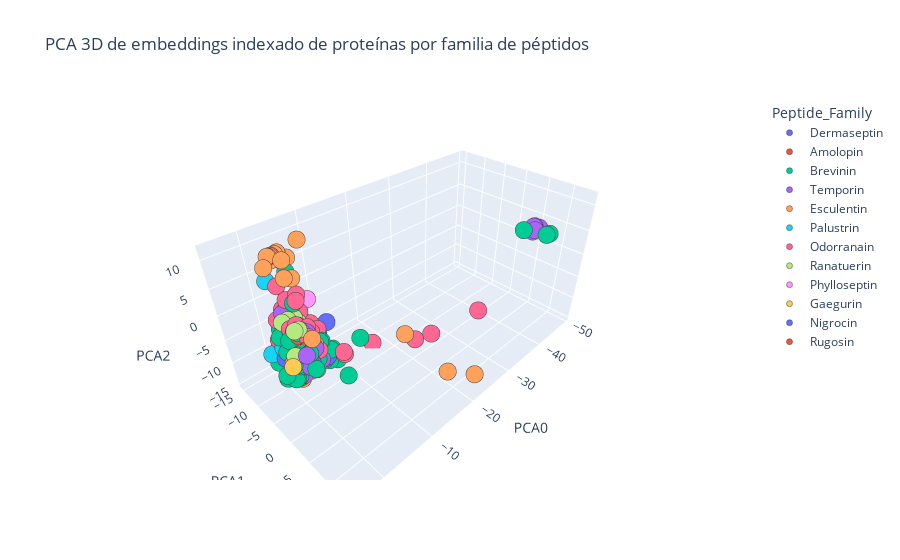

Notebook code for this chart:
### Code cell
df_plot = pd.DataFrame({
    "PC1": embedding_pca[:, 0],
    "PC2": embedding_pca[:, 1],
    "PC3": embedding_pca[:, 2],
    "Peptide_Family": df_csv_bio['Peptide_Family'].to_list(),
    "Family": df_csv_bio['Species Family'].to_list(),
    "seq_id": df_csv_bio.get('seq_id', [f"Seq{i+1}" for i in range(len(embedding_pca))]),
    "sequence_20": df_csv_bio.get('sequence_20', None)
})

fig = px.scatter_3d(
    df_plot,
    x="PC1",
    y="PC2",
    z="PC3",
    color="Peptide_Family",
    hover_name="seq_id",
    hover_data={"sequence_20": True, "Family": True, "PC1": False, "PC2": False, "PC3": False},
    title="PCA 3D de embeddings indexado de proteínas por familia de péptidos",
    labels={"PC1": "PCA0", "PC2": "PCA1", "PC3": "PCA2"},
)

fig.update_traces(marker=dict(size=6, line=dict(width=0.5)), selector=dict(mode='markers'))
fig.show()

### Figure 1 — Plotly figure (JSON) as saved in the notebook; plotly's stock layout.template omitted (floating-point values rounded to 4 significant figures; data arrays with more than 128 entries replaced by an {"elided": "..."} marker saying what was removed)
{"data": [{"customdata": [["MAFLKKSLLLVLFLGLVSLS", "AGALYCHNIS"], ["MAFLKKSLLLVLFLALVPLS", "AGALYCHNIS"], ["MAFLKKSLLLVLFLGLVSLS", "AGALYCHNIS"], ["MAFLKKSLLLVLFLGLVSLS", "AGALYCHNIS"], ["MAFLKKSLFLVLFLALVPLS", "PHYLLOMEDUSA"], ["MAFLKKSLFLVLFFGLVSFS", "PHYLLOMEDUSA"], ["MAFLKKSLFLVLFLGMVSLS", "PHYLLOMEDUSA"], ["MAFLKKSLFLVLFLGLVSLS", "ATYPICAL"], ["MAFLKKSLFLVLFLGLISLS", "PHYLLOMEDUSA"], ["MDILKKSLFLVLFLGLVSLS", "PHYLLOMEDUSA"], ["MAFLKKSLFLVLFLGLVSLT", "PHYLLOMEDUSA"], ["MDILKKSIFLVLFLGLVSLS", "PHYLLOMEDUSA"], ["MAFLKKSLFLVLFLGVVSLS", "PHYLLOMEDUSA"], ["MAFMKKSLFLVLFLGMVSLS", "PITHECOPUS"], ["MAFLKKSLFLVLFLGMVSLS", "PITHECOPUS"], ["MDILKKSLFLILFLGVVSLS", "PITHECOPUS"], ["MAFLKKSLFLVLFLGLVSLS", "PITHECOPUS"]], "hovertemplate": "<b>%{hovertext}</b><br><br>Peptide_Family=Dermaseptin<br>sequence_20=%{customdata[0]}<br>Family=%{customdata[1]}<extra></extra>", "hovertext": ["Seq1", "Seq2", "Seq3", "Seq4", "Seq1166", "Seq1171", "Seq1172", "Seq1173", "Seq1176", "Seq1177", "Seq1178", "Seq1179", "Seq1182", "Seq1184", "Seq1185", "Seq1186", "Seq1188"], "legendgroup": "Dermaseptin", "marker": {"color": "#636efa", "line": {"width": 0.5}, "size": 6, "symbol": "circle"}, "mode": "markers", "name": "Dermaseptin", "scene": "scene", "showlegend": true, "type": "scatter3d", "x": [-6.891, -6.393, -6.891, -6.891, -7.278, -6.161, -7.6, -7.776, -7.367, -6.288, -7.743, -6.65, -6.369, -7.388, -7.6, -4.412, -7.776], "y": [-11.59, -11.09, -11.59, -11.59, -11.27, -12.26, -11.09, -11.76, -7.366, -11.56, -11.77, -11.47, -6.345, -11.14, -11.09, -5.317, -11.76], "z": [-8.328, -8.5, -8.328, -8.328, -8.689, -9.279, -8.56, -8.517, -3.855, -7.27, -8.38, -7.242, -8.859, -8.606, -8.56, -4.804, -8.517]}, {"customdata": [["MFTSKKPLLLLFFLGTISLS", "AMOLOPS"], ["MFTLKKSLLLLFFLGMISLS", "AMOLOPS"], ["MFTLKKSLLLLFFLGMISLS", "AMOLOPS"], ["MFTSKKPLLLLFFLGMISLS", "AMOLOPS"], ["MFTLKKPLLLLFFLGMISLS", "AMOLOPS"], ["MFTMKKSLLLLFFLGTISLS", "AMOLOPS"], ["MFTLKKSLLLLFFLATINLS", "AMOLOPS"], ["MFTLKKSLLLLFFLGTINLS", "AMOLOPS"], ["MFTLKKSMLLLFFLGTINLS", "AMOLOPS"], ["MFTLKKSLLLLFFLGTINLS", "AMOLOPS"], ["MFTLKKSMLLLFFLGTINLS", "AMOLOPS"], ["MFTLKKSMLLLFFLGTINLS", "AMOLOPS"], ["MFTLKKSLLLLFFLGTINLS", "AMOLOPS"], ["MFTLKKSMLLLFFLGTINLS", "AMOLOPS"], ["MFTLKKSMLLLFFLGTINLS", "AMOLOPS"], ["MFTLKKSLLLLFFLGTINLS", "AMOLOPS"], ["MFTLKKSLLLLFFLGTINLS", "AMOLOPS"], ["MFTLRKSLLLLFFLATINLS", "AMOLOPS"], ["MFTLKKSLLLLFFLATINLS", "AMOLOPS"], ["MFTLKKSLLLLFFLATINLS", "AMOLOPS"], ["MFTLKKSLLLLFFLATINLS", "AMOLOPS"], ["MFTLKKSLLLLFFLGTINLS", "AMOLOPS"], ["MFPMKKSLLLLFFFGPISLS", "AMOLOPS"], ["MFTLKKSLLLLFFLGTISLS", "AMOLOPS"], ["MFTMKKSLLLLFFLGAISLS", "AMOLOPS"], ["MFTMKKSLLLLFFLGMISLS", "AMOLOPS"], ["MFTMKKSLLLLFFLGMISLS", "AMOLOPS"], ["MFTMKKSLLLLFFLGAISLS", "AMOLOPS"], ["MFTMKKSLLLLFFLGMISLS", "AMOLOPS"], ["MFTLKKSMLLLFFLGTISLS", "AMOLOPS"], ["MFTMKKSLLLLFFLGTISLS", "AMOLOPS"], ["MFTMKKSLLLLFFLGTIHLS", "AMOLOPS"], ["MFTLKKSLLLLFFLGTINLS", "AMOLOPS"], ["MFTLKKSLLLLFFLGTINLS", "AMOLOPS"], ["MFTLKKSLLLLFFLGTINLS", "AMOLOPS"], ["MFPLKKSLLLLFFLATINLS", "AMOLOPS"], ["MFTLKKSLLLLFFLATINLS", "AMOLOPS"], ["MFTLKKSLLLLFFLGTINLS", "AMOLOPS"], ["MFTMKKSLLLLFFLGTINLS", "AMOLOPS"], ["MFTLKKPLLLLFFLGTINLS", "AMOLOPS"], ["MFTLKKSLLLLFFLGTISLS", "AMOLOPS"], ["MFTLKKSLLLLFFLGMISLS", "AMOLOPS"], ["MFTLKKSLLLLFFLATINLS", "AMOLOPS"]], "hovertemplate": "<b>%{hovertext}</b><br><br>Peptide_Family=Amolopin<br>sequence_20=%{customdata[0]}<br>Family=%{customdata[1]}<extra></extra>", "hovertext": ["Seq5", "Seq28", "Seq29", "Seq39", "Seq40", "Seq46", "Seq47", "Seq54", "Seq58", "Seq59", "Seq60", "Seq61", "Seq62", "Seq63", "Seq64", "Seq65", "Seq66", "Seq67", "Seq68", "Seq69", "Seq70", "Seq71", "Seq72", "Seq73", "Seq74", "Seq75", "Seq76", "Seq77", "Seq78", "Seq79", "Seq80", "Seq81", "Seq82", "Seq83", "Seq84", "Seq85", "Seq86", "Seq87", "Seq88", "Seq91", "Seq92", "Seq96", "Seq144"], "legendgroup": "Amolopin", "marker": {"color": "#EF553B", "line": {"width": 0.5}, "size": 6, "symbol": "circle"}, "mode": "markers", "name": "Amolopin", "scene": "scene", "showlegend": true, "type": "scatter3d", "x": [1.619, 0.2047, 0.2047, 0.5627, -0.7121, 1.473, 1.805, 1.444, 1.625, 1.444, 1.625, 1.625, 1.444, 1.625, 1.625, 1.444, 1.444, 2.741, 1.805, 1.805, 1.805, 1.444, 0.0688, 1.261, -1.343, 0.4172, 0.4172, -1.343, 0.4172, 1.442, 1.473, 1.886, 1.444, 1.444, 1.444, 0.1453, 1.805, 1.444, 1.657, 0.5275, 1.261, 0.2047, 1.805], "y": [1.147, -2.878, -2.878, -2.917, -2.604, 1.133, 1.866, 1.925, 1.878, 1.925, 1.878, 1.878, 1.925, 1.878, 1.878, 1.925, 1.925, 1.61, 1.866, 1.866, 1.866, 1.925, -2.243, 1.186, -9.703, -2.93, -2.93, -9.703, -2.93, 1.138, 1.133, 2.798, 1.925, 1.925, 1.925, 1.628, 1.866, 1.925, 1.873, 2.2, 1.186, -2.878, 1.866], "z": [0.02975, 0.4227, 0.4227, 0.2863, 0.5644, 0.1197, -0.0244, 0.09336, 0.07933, 0.09336, 0.07933, 0.07933, 0.09336, 0.07933, 0.07933, 0.09336, 0.09336, -0.2399, -0.0244, -0.0244, -0.0244, 0.09336, -1.557, 0.1661, 0.804, 0.3763, 0.3763, 0.804, 0.3763, 0.152, 0.1197, -0.04386, 0.09336, 0.09336, 0.09336, -1.48, -0.0244, 0.09336, 0.04701, 0.2351, 0.1661, 0.4227, -0.0244]}, {"customdata": {"elided": "354x2 str values"}, "hovertemplate": "<b>%{hovertext}</b><br><br>Peptide_Family=Brevinin<br>sequence_20=%{customdata[0]}<br>Family=%{customdata[1]}<extra></extra>", "hovertext": {"elided": "354 str values"}, "legendgroup": "Brevinin", "marker": {"color": "#00cc96", "line": {"width": 0.5}, "size": 6, "symbol": "circle"}, "mode": "markers", "name": "Brevinin", "scene": "scene", "showlegend": true, "type": "scatter3d", "x": {"elided": "354 float values"}, "y": {"elided": "354 float values"}, "z": {"elided": "354 float values"}}, {"customdata": {"elided": "110x2 str values"}, "hovertemplate": "<b>%{hovertext}</b><br><br>Peptide_Family=Temporin<br>sequence_20=%{customdata[0]}<br>Family=%{customdata[1]}<extra></extra>", "hovertext": ["Seq11", "Seq12", "Seq13", "Seq14", "Seq15", "Seq19", "Seq24", "Seq33", "Seq34", "Seq35", "Seq36", "Seq37", "Seq50", "Seq51", "Seq52", "Seq53", "Seq93", "Seq94", "Seq95", "Seq101", "Seq102", "Seq133", "Seq134", "Seq135", "Seq136", "Seq137", "Seq138", "Seq139", "Seq140", "Seq141", "Seq142", "Seq143", "Seq156", "Seq169", "Seq187", "Seq191", "Seq206", "Seq220", "Seq305", "Seq306", "Seq307", "Seq308", "Seq309", "Seq310", "Seq311", "Seq323", "Seq324", "Seq325", "Seq326", "Seq332", "Seq343", "Seq353", "Seq757", "Seq758", "Seq1126", "Seq1135", "Seq1136", "Seq1137", "Seq1138", "Seq1142", "Seq1143", "Seq1147", "Seq1151", "Seq1154", "Seq1156", "Seq1159", "Seq1160", "Seq1193", "Seq1194", "Seq1197", "Seq1198", "Seq1199", "Seq1200", "Seq1201", "Seq1202", "Seq1203", "Seq1204", "Seq1205", "Seq1206", "Seq1207", "Seq1212", "Seq1213", "Seq1216", "Seq1217", "Seq1223", "Seq1224", "Seq1225", "Seq1226", "Seq1227", "Seq1229", "Seq1230", "Seq1233", "Seq1238", "Seq1239", "Seq1258", "Seq1259", "Seq1260", "Seq1261", "Seq1262", "Seq1266", "Seq1313", "Seq1314", "Seq1315", "Seq1316", "Seq1317", "Seq1318", "Seq1331", "Seq1332", "Seq1333", "Seq1334"], "legendgroup": "Temporin", "marker": {"color": "#ab63fa", "line": {"width": 0.5}, "size": 6, "symbol": "circle"}, "mode": "markers", "name": "Temporin", "scene": "scene", "showlegend": true, "type": "scatter3d", "x": [1.805, 2.367, 1.805, 1.1, 0.2186, 1.135, 1.444, 1.678, 0.8877, 0.5275, 1.805, 1.444, 1.678, 1.444, 1.805, 2.036, 1.678, 1.1, 1.657, 0.8877, 0.5275, 1.678, -1.281, 0.2682, 1.805, 1.805, 1.805, 1.135, 1.976, 1.674, 1.805, -0.215, 0.7085, 0.382, 1.657, 1.444, 1.538, 1.444, 1.657, 0.7322, 1.657, -0.8962, -1.159, -1.159, -1.159, 1.444, 0.7399, 1.805, 1.805, 1.444, 1.444, 1.444, 0.5275, 0.4784, 2.195, 1.795, 0.5203, 0.5203, 1.261, 1.657, 1.657, 1.657, 1.575, 2.57, 2.57, 1.444, 1.444, 1.657, 1.444, 1.444, -47.96, -47.96, -48.16, -48.16, -48.29, -48.0, -47.96, -47.96, -48.1, -49.02, 1.444, 1.444, 1.261, 1.444, 1.362, 1.444, 1.444, 1.444, 1.444, 2.142, 1.444, 1.444, 1.444, 1.444, 1.516, 2.101, 1.184, 1.444, 1.444, 1.657, 1.75, 1.75, 1.75, 1.931, 1.444, 1.538, 2.932, 1.75, 1.75, 1.75], "y": [1.866, 1.116, 1.866, 2.088, -0.07282, -0.3468, 1.925, 2.339, 2.14, 2.2, 1.866, 1.925, 2.339, 1.925, 1.866, 2.3, 2.339, 2.088, 1.873, 2.14, 2.2, 2.339, -0.9063, 2.947, 1.866, 1.866, 1.866, -0.3468, 0.556, 2.85, 1.866, 1.687, 2.152, 2.186, 1.873, 1.925, 2.091, 1.925, 1.873, 2.513, 1.873, -8.99, -8.963, -8.963, -8.963, 1.925, 2.147, 1.866, 1.866, 1.925, 1.925, 1.925, 2.2, 1.051, 2.023, 0.9337, 1.247, 1.247, 1.186, 1.873, 1.873, 1.873, 0.9413, 1.656, 1.656, 1.925, 1.925, 1.873, 1.925, 1.925, 5.131, 5.131, 5.179, 5.179, 4.737, 4.692, 5.131, 5.131, 4.689, 5.396, 1.925, 1.925, 1.186, 1.925, 1.046, 1.925, 1.925, 1.925, 1.925, 2.986, 1.925, 1.925, 1.925, 1.925, 1.625, 1.858, 2.132, 1.925, 1.925, 1.873, 1.834, 1.834, 1.834, 1.991, 1.925, 2.091, 1.56, 1.834, 1.834, 1.834], "z": [-0.0244, -2.977, -0.0244, 0.07103, 2.909, 2.767, 0.09336, 1.497, 0.1174, 0.2351, -0.0244, 0.09336, 1.497, 0.09336, -0.0244, 1.361, 1.497, 0.07103, 0.04701, 0.1174, 0.2351, 1.497, -2.692, -0.08107, -0.0244, -0.0244, -0.0244, 2.767, -1.569, 0.002486, -0.0244, -1.362, 0.2211, 0.3251, 0.04701, 0.09336, 0.655, 0.09336, 0.04701, 1.981, 0.04701, 0.5834, 0.7313, 0.7313, 0.7313, 0.09336, 0.1888, -0.0244, -0.0244, 0.09336, 0.09336, 0.09336, 0.2351, -2.219, 0.2854, 0.9113, 1.189, 1.189, 0.1661, 0.04701, 0.04701, 0.04701, 0.06647, -0.203, -0.203, 0.09336, 0.09336, 0.04701, 0.09336, 0.09336, 2.638, 2.638, 2.681, 2.681, 3.24, 2.172, 2.638, 2.638, 3.196, 2.878, 0.09336, 0.09336, 0.1661, 0.09336, -0.839, 0.09336, 0.09336, 0.09336, 0.09336, -0.161, 0.09336, 0.09336, 0.09336, 0.09336, -0.7954, -0.2763, -0.1345, 0.09336, 0.09336, 0.04701, 0.0461, 0.0461, 0.0461, 0.5946, 0.09336, 0.655, -0.2311, 0.0461, 0.0461, 0.0461]}, {"customdata": {"elided": "120x2 str values"}, "hovertemplate": "<b>%{hovertext}</b><br><br>Peptide_Family=Esculentin<br>sequence_20=%{customdata[0]}<br>Family=%{customdata[1]}<extra></extra>", "hovertext": ["Seq17", "Seq45", "Seq90", "Seq99", "Seq100", "Seq110", "Seq111", "Seq112", "Seq113", "Seq114", "Seq115", "Seq116", "Seq117", "Seq129", "Seq130", "Seq131", "Seq132", "Seq201", "Seq211", "Seq212", "Seq214", "Seq215", "Seq321", "Seq330", "Seq331", "Seq335", "Seq338", "Seq344", "Seq345", "Seq349", "Seq350", "Seq351", "Seq420", "Seq421", "Seq516", "Seq517", "Seq518", "Seq519", "Seq520", "Seq521", "Seq522", "Seq523", "Seq524", "Seq525", "Seq526", "Seq527", "Seq528", "Seq529", "Seq761", "Seq762", "Seq763", "Seq795", "Seq796", "Seq797", "Seq798", "Seq799", "Seq800", "Seq801", "Seq802", "Seq803", "Seq804", "Seq805", "Seq806", "Seq807", "Seq808", "Seq809", "Seq810", "Seq811", "Seq812", "Seq813", "Seq814", "Seq815", "Seq816", "Seq817", "Seq818", "Seq819", "Seq820", "Seq821", "Seq822", "Seq823", "Seq824", "Seq1005", "Seq1007", "Seq1008", "Seq1009", "Seq1011", "Seq1012", "Seq1014", "Seq1031", "Seq1032", "Seq1038", "Seq1039", "Seq1048", "Seq1049", "Seq1056", "Seq1073", "Seq1074", "Seq1075", "Seq1076", "Seq1083", "Seq1087", "Seq1099", "Seq1100", "Seq1117", "Seq1118", "Seq1124", "Seq1125", "Seq1132", "Seq1133", "Seq1141", "Seq1144", "Seq1153", "Seq1155", "Seq1210", "Seq1236", "Seq1310", "Seq1311", "Seq1326", "Seq1327", "Seq1328"], "legendgroup": "Esculentin", "marker": {"color": "#FFA15A", "line": {"width": 0.5}, "size": 6, "symbol": "circle"}, "mode": "markers", "name": "Esculentin", "scene": "scene", "showlegend": true, "type": "scatter3d", "x": [1.654, 1.442, 0.5562, 1.442, 1.442, 2.59, 1.673, -0.1984, 1.461, 2.921, 2.004, 2.217, 2.59, 1.442, 2.052, 2.052, 2.052, 0.336, -1.846, -1.634, 0.5485, 0.7824, -1.741, -20.93, -20.93, 2.929, -19.56, -20.93, -20.93, -2.027, -2.027, -2.027, 0.3437, -4.391, -1.454, -5.551, -5.551, -2.027, -5.551, -2.027, -2.944, -2.027, -3.644, -2.027, 0.5562, 0.3437, 0.3437, 2.74, -2.944, -2.944, 1.473, -2.027, -0.4433, -2.027, -2.027, -2.732, -2.944, -2.944, -2.442, -2.027, -2.027, -1.815, -1.815, 2.952, 2.74, 2.584, 2.952, 3.889, 1.941, 2.74, 2.952, 3.699, 2.74, 2.036, 2.74, 2.74, 2.952, 1.261, 2.952, 2.952, 2.74, -2.944, 1.823, 2.036, -2.027, 1.823, 1.823, -2.027, 2.74, 2.952, -1.484, 2.74, -2.732, 2.036, -2.944, -2.944, -2.732, -2.944, 2.952, -2.944, 1.871, -2.911, 2.74, -2.027, 1.261, -2.416, 1.644, 1.853, 1.495, -2.416, -13.85, 3.313, 0.1692, 1.261, 1.535, -2.763, 0.7824, -2.551, 0.7824, 0.5485], "y": [1.085, 1.138, 1.407, 1.138, 1.138, 0.2049, 0.479, 0.2926, 0.5311, 0.1134, 0.3875, 0.3353, 0.2049, 1.138, 1.195, 1.195, 1.195, 1.826, -11.21, -11.26, 1.773, 2.187, -10.92, 13.56, 13.56, 0.7725, 8.934, 13.56, 13.56, -11.16, -11.16, -11.16, 1.46, -11.18, -4.957, -9.174, -9.174, -11.16, -9.174, -11.16, -10.89, -11.16, -11.55, -11.16, 1.407, 1.46, 1.46, 0.1613, -10.89, -10.89, 1.133, -11.16, -5.066, -11.16, -11.16, -10.94, -10.89, -10.89, -11.22, -11.16, -11.16, -11.21, -11.21, 0.1092, 0.1613, -3.847, 0.1092, -0.1471, -0.475, 0.1613, 0.1092, -0.268, 0.1613, 0.3832, 0.1613, 0.1613, 0.1092, 1.186, 0.1092, 0.1092, 0.1613, -10.89, 0.4353, 0.3832, -11.16, 0.4353, 0.4353, -11.16, 0.1613, 0.1092, -11.3, 0.1613, -10.94, 0.3832, -10.89, -10.89, -10.94, -10.89, 0.1092, -10.89, 1.242, -10.9, 0.1613, -11.16, 1.186, -8.855, 1.014, 1.56, 1.599, -8.855, 4.603, 0.6008, -9.542, 1.186, 1.303, -10.93, 2.187, -10.99, 2.187, 1.773], "z": [0.1057, 0.152, 0.2615, 0.152, 0.152, -2.946, -2.805, -4.213, -2.758, -2.942, -2.8, -2.847, -2.946, 0.152, 0.5411, 0.5411, 0.5411, 2.1, 9.536, 9.49, 2.054, 3.458, 8.93, -10.64, -10.64, -0.1724, -12.35, -10.64, -10.64, 9.55, 9.55, 9.55, 0.3078, 8.19, 8.745, 11.6, 11.6, 9.55, 11.6, 9.55, 9.692, 9.55, 7.844, 9.55, 0.2615, 0.3078, 0.3078, -2.928, 9.692, 9.692, 0.1197, 9.55, 9.165, 9.55, 9.55, 9.646, 9.692, 9.692, 9.186, 9.55, 9.55, 9.504, 9.504, -2.974, -2.928, -7.17, -2.974, -3.19, -5.185, -2.928, -2.974, -3.321, -2.928, -2.833, -2.928, -2.928, -2.974, 0.1661, -2.974, -2.974, -2.928, 9.692, -2.786, -2.833, 9.55, -2.786, -2.786, 9.55, -2.928, -2.974, 9.508, -2.928, 9.646, -2.833, 9.692, 9.692, 9.646, 9.692, -2.974, 9.692, 0.5551, 9.828, -2.928, 9.55, 0.1661, 9.564, 0.008988, 1.434, 1.57, 9.564, -3.137, -0.3295, 9.083, 0.1661, 0.7137, 9.678, 3.458, 9.632, 3.458, 2.054]}, {"customdata": [["MFTMKKPLLLLFFLGTISLS", "AMOLOPS"], ["MFTMKKSLLVLFFLGTISLS", "AMOLOPS"], ["MFTMKKSLLVLFFLGTISLS", "AMOLOPS"], ["MFTLKKSMLLLLFLGTVSLS", "AMOLOPS"], ["MFTLKKSMLLLLFLGTVSLS", "AMOLOPS"], ["MFTMKKSLLVLFFLGIVSLS", "AMOLOPS"], ["MFTLKKSMLLLFFLGTISLS", "AMOLOPS"], ["MFTMKKSLLLLFFLGTISLS", "AMOLOPS"], ["MFTMKKSLLLLFFLGTISLS", "AQUARANA"], ["MFTLKKSLLLLFFLGTISLS", "AQUARANA"], ["MFTLKKSLLLLFFLGTISLS", "HOST"], ["MFTMKKSLLLLFFLGIVSLS", "HYLARANA"], ["MFTMKKSMLLLVFLGIVSLS", "HYLARANA"], ["MFTLKKSLLLLFFIGTISLS", "ODORRANA"], ["MFTMKKSLLLLFFIGTISLS", "ODORRANA"], ["MFTMKKPLLLLFFIGTISLS", "ODORRANA"], ["MFPMKKSLLLLFFIGTISLS", "ODORRANA"], ["MFTMKKSLLLLFFIGTISLS", "ODORRANA"], ["MFTLKKSLLLLFFIGTVSLS", "ODORRANA"], ["MFTLKKPLLLLFFIGTISLS", "ODORRANA"], ["MLTLKKSLLLLFFIGTISLS", "ODORRANA"], ["MFTMKKSLLLLFFIGTISLS", "ODORRANA"], ["MFTLKKSLLLLFFIGTISLS", "ODORRANA"], ["MFTMKKSLLLLFFIGTISLP", "ODORRANA"], ["MFTLKKSLLLLFFIGTISLS", "ODORRANA"], ["MFTMKKSPLVLFFLGIVSLS", "ODORRANA"], ["MFTMKKSLLLLFFIGTISLS", "ODORRANA"], ["MFTLKKSLLLLFFLGTISLS", "ODORRANA"], ["MFTLKKSLLLLFFLGSISLS", "ODORRANA"], ["MFTLKKSLLLLFFLGTISLS", "ODORRANA"], ["MFTLKKSLLLLFFIGTISLS", "ODORRANA"], ["MFTLKKPLLLIVLLGIISLS", "ODORRANA"], ["MFTLRKSLLLLFFLGMVSLS", "PELOPHYLAX"], ["MFTLKKSMLLLFFLGTISLS", "RANA"], ["MFTMKKSMLLLFFLGTISLS", "RANA"], ["MFTLKKSMLLLFFLGTISLS", "RANA"], ["MFTMKKSMLLLFFLGTISLS", "RANA"], ["MFTMKKPLLLLFFLGTISLS", "RANA"], ["MFTMKKSLLLLFFLGTISLS", "RANA"], ["MFTMKKSLLLLFFLGTISLS", "RANA"]], "hovertemplate": "<b>%{hovertext}</b><br><br>Peptide_Family=Palustrin<br>sequence_20=%{customdata[0]}<br>Family=%{customdata[1]}<extra></extra>", "hovertext": ["Seq18", "Seq23", "Seq25", "Seq30", "Seq31", "Seq32", "Seq41", "Seq168", "Seq183", "Seq184", "Seq189", "Seq216", "Seq222", "Seq410", "Seq746", "Seq747", "Seq748", "Seq990", "Seq991", "Seq992", "Seq993", "Seq994", "Seq995", "Seq996", "Seq997", "Seq998", "Seq999", "Seq1057", "Seq1062", "Seq1063", "Seq1066", "Seq1122", "Seq1134", "Seq1218", "Seq1219", "Seq1228", "Seq1231", "Seq1252", "Seq1253", "Seq1254"], "legendgroup": "Palustrin", "marker": {"color": "#19d3f3", "line": {"width": 0.5}, "size": 6, "symbol": "circle"}, "mode": "markers", "name": "Palustrin", "scene": "scene", "showlegend": true, "type": "scatter3d", "x": [0.5562, 2.952, 2.952, 0.3628, 0.3628, 0.9589, 1.442, 1.473, 1.473, 1.261, 1.261, -0.5205, -2.079, 1.644, 1.857, 0.9398, 0.1973, 1.857, 1.234, 0.7273, 2.255, 1.857, 1.644, 1.758, 1.644, 1.502, 1.857, 1.261, 1.085, 1.261, 1.644, -2.944, 0.7316, 1.442, 1.654, 1.442, 1.654, 0.5562, 1.473, 1.473], "y": [1.407, 0.1092, 0.1092, -5.472, -5.472, -10.38, 1.138, 1.133, 1.133, 1.186, 1.186, -9.358, -15.16, 1.014, 0.9616, 1.236, 0.7231, 0.9616, -3.382, 1.288, 1.071, 0.9616, 1.014, 0.9932, 1.014, -10.53, 0.9616, 1.186, 0.5083, 1.186, 1.014, -10.89, -7.531, 1.138, 1.085, 1.138, 1.085, 1.407, 1.133, 1.133], "z": [0.2615, -2.974, -2.974, -1.718, -1.718, -7.251, 0.152, 0.1197, 0.1197, 0.1661, 0.1661, -4.157, 3.087, 0.008988, -0.03736, 0.1044, -1.493, -0.03736, -4.653, 0.1508, 0.3981, -0.03736, 0.008988, -0.4468, 0.008988, -7.293, -0.03736, 0.1661, 0.2088, 0.1661, 0.008988, 9.692, -4.455, 0.152, 0.1057, 0.152, 0.1057, 0.2615, 0.1197, 0.1197]}, {"customdata": {"elided": "471x2 str values"}, "hovertemplate": "<b>%{hovertext}</b><br><br>Peptide_Family=Odorranain<br>sequence_20=%{customdata[0]}<br>Family=%{customdata[1]}<extra></extra>", "hovertext": {"elided": "471 str values"}, "legendgroup": "Odorranain", "marker": {"color": "#FF6692", "line": {"width": 0.5}, "size": 6, "symbol": "circle"}, "mode": "markers", "name": "Odorranain", "scene": "scene", "showlegend": true, "type": "scatter3d", "x": {"elided": "471 float values"}, "y": {"elided": "471 float values"}, "z": {"elided": "471 float values"}}, {"customdata": [["MFTLKKSLLLLFFLGTISLS", "AMOLOPS"], ["MFTSKKSLLLLFFLGTINLS", "AQUARANA"], ["MFTMKKSLLLLFFLGTISLS", "AQUARANA"], ["MFTMKKSLLLLFFLGTISLS", "AQUARANA"], ["MFTVKKSLLLLFFLGTITLS", "AQUARANA"], ["MFPLKKSLLLLFFFGTIPLS", "AQUARANA"], ["MFTMKKSLLLLFFLGTITLS", "AQUARANA"], ["MFTLKKSLLLLFFLGTITLS", "AQUARANA"], ["MFTMKKSLLPLFFLGTITLS", "AQUARANA"], ["MFTMKKSLLLLFFLGTITLS", "AQUARANA"], ["MFTMKKSLLLLFFLGTINLS", "AQUARANA"], ["MFTMKKSLLLLFFLGTINLS", "AQUARANA"], ["MFTMKKSLLLLFFLGTINLS", "AQUARANA"], ["MFTLKKSLLLLFFLGTINLS", "AQUARANA"], ["MFTLKKSLLLLFFLGTITLS", "AQUARANA"], ["MFTVKKSLLLLFFLGTITLS", "AQUARANA"], ["MFTLKKSLLLLFFLGTITLS", "AQUARANA"], ["MFTLKKSLLLLFFLGTISLS", "GLANDIRANA"], ["MFTTKKSMLLFFFLGTISLS", "LITHOBATES"], ["MFTTKKSMLLFFFLGTISLS", "LITHOBATES"], ["MFTMKKSLLLFFFLGTISLS", "LITHOBATES"], ["MFTLKKSLLLLFFLGTISLS", "LITHOBATES"], ["MFTLKKSLLLIFVLGTISLS", "NIDIRANA"], ["MFTLKKSPLLIFVLGTISLS", "NIDIRANA"], ["MFTMKKSLLLLFFLGTISLS", "ODORRANA"], ["MFTMKKPLLLLFFLGTISLS", "ODORRANA"], ["MFTMKKSLLLLFFLGTISLS", "ODORRANA"], ["MFTMKKPLLLLFFFGTISLS", "ODORRANA"], ["MFPMKKSLLLLFFLGFISLS", "ODORRANA"], ["MFTMKKPLLLLFFLGFISLS", "ODORRANA"], ["MFTMKKSLSLLFFLGFISLS", "ODORRANA"], ["MFTMKKQFIRRGIIKDMDEV", "ODORRANA"], ["MFTLKKSLLLLFFLGTINLS", "ODORRANA"], ["MFTLKKSLLLLFFLGTINLS", "ODORRANA"], ["MFTMKKSLLLLFFIGTISLS", "ODORRANA"], ["MFTLKKSLLLLFFLGTISLS", "ODORRANA"], ["MFTMKKSLLLLFFLGFISLS", "ODORRANA"], ["MFTLKKSFLLLFFLGTITLS", "ODORRANA"], ["MFTLKKSFLLLFFLGTITLS", "ODORRANA"], ["MFTMKKSLLLFFFLGTISLS", "PSEUDACRIS"], ["MFTLEKSLLLFFFLGTISLS", "PSEUDACRIS"], ["MFTMKKSLLLFFFLGTISLS", "PSEUDACRIS"], ["MFTSKKSMLLLFFLGTISLS", "RANA"], ["MFTSKKSMLLLFFLGTISLS", "RANA"], ["MFTLKKSLLLFFFLGTISLS", "RANA"], ["MFTLKKSLLLLFFLGTINLS", "RANA"], ["MFTLKKSLLLFFFLGTISLS", "RANA"], ["MFTLKKSMLLLFFLGTISLS", "RANA"], ["MFTMKKSLLLFFFLGTISLS", "RANA"], ["MFTLKKSLLLFFFLGTISLS", "RANA"], ["MFTLKKSMLLLFFLGTISFS", "RANA"], ["MFTLKKSMLLLFFLGTISLS", "RANA"], ["MFTLKKSMLLLFFLGTISLS", "RANA"], ["MFTLKKSMLLLFFLGTISLS", "RANA"], ["MFTLKKSMLLLFFLGTISLS", "RANA"], ["MFTLKKSMLLLFFLGTISLS", "RANA"], ["MFTLKKSLLLFFFLGTISLS", "RANA"], ["MFTLKKSLLLIFFLGTISLS", "SYLVIRANA"]], "hovertemplate": "<b>%{hovertext}</b><br><br>Peptide_Family=Ranatuerin<br>sequence_20=%{customdata[0]}<br>Family=%{customdata[1]}<extra></extra>", "hovertext": ["Seq158", "Seq170", "Seq171", "Seq172", "Seq173", "Seq174", "Seq175", "Seq176", "Seq177", "Seq178", "Seq179", "Seq180", "Seq181", "Seq182", "Seq185", "Seq186", "Seq188", "Seq202", "Seq336", "Seq339", "Seq341", "Seq342", "Seq357", "Seq358", "Seq384", "Seq400", "Seq749", "Seq750", "Seq751", "Seq752", "Seq753", "Seq754", "Seq755", "Seq756", "Seq767", "Seq1082", "Seq1109", "Seq1120", "Seq1121", "Seq1189", "Seq1190", "Seq1191", "Seq1195", "Seq1196", "Seq1208", "Seq1209", "Seq1234", "Seq1243", "Seq1264", "Seq1265", "Seq1267", "Seq1270", "Seq1271", "Seq1272", "Seq1273", "Seq1283", "Seq1295", "Seq1330"], "legendgroup": "Ranatuerin", "marker": {"color": "#B6E880", "line": {"width": 0.5}, "size": 6, "symbol": "circle"}, "mode": "markers", "name": "Ranatuerin", "scene": "scene", "showlegend": true, "type": "scatter3d", "x": [1.261, 2.719, 1.473, 1.473, 2.914, 0.698, 1.427, 1.215, 1.982, 1.427, 1.657, 1.657, 1.657, 1.444, 1.215, 2.914, 1.215, 1.261, 3.163, 3.163, 1.707, 1.261, 1.204, 1.747, 1.473, 0.5562, 1.473, 1.515, -2.298, -1.556, 0.4239, -0.8437, 1.444, 1.444, 1.857, 1.261, -0.6387, 0.3094, 0.3094, 1.707, 0.7141, 1.707, 2.717, 2.717, 1.495, 1.444, 1.495, 1.442, 1.707, 1.495, 2.098, 1.442, 1.442, 1.442, 1.442, 1.442, 1.495, 1.354], "y": [1.186, 1.613, 1.133, 1.133, 0.5832, 1.073, 0.9484, 1.001, 0.5643, 0.9484, 1.873, 1.873, 1.873, 1.925, 1.001, 0.5832, 1.001, 1.186, 1.186, 1.186, 1.546, 1.186, -0.3714, -0.515, 1.133, 1.407, 1.133, 0.978, -7.232, -6.72, -6.782, -9.042, 1.925, 1.925, 0.9616, 1.186, -6.994, 1.24, 1.24, 1.546, 1.812, 1.546, 0.8247, 0.8247, 1.599, 1.925, 1.599, 1.138, 1.546, 1.599, 1.07, 1.138, 1.138, 1.138, 1.138, 1.138, 1.599, 1.351], "z": [0.1661, -0.1847, 0.1197, 0.1197, -0.1866, -1.736, 0.1379, 0.1842, -1.022, 0.1379, 0.04701, 0.04701, 0.04701, 0.09336, 0.1842, -0.1866, 0.1842, 0.1661, 1.232, 1.232, 1.524, 0.1661, 3.795, 3.753, 0.1197, 0.2615, 0.1197, -0.1312, -0.8223, 0.7747, 0.8593, -3.156, 0.09336, 0.09336, -0.03736, 0.1661, 0.6329, 0.2544, 0.2544, 1.524, 1.75, 1.524, -0.1261, -0.1261, 1.57, 0.09336, 1.57, 0.152, 1.524, 1.57, -0.2176, 0.152, 0.152, 0.152, 0.152, 0.152, 1.57, 0.7277]}, {"customdata": [["MAFLKKSLFLVLFFGLVSLS", "CALLIMEDUSA"], ["MAFLKKSLFLVLFFGLVSLS", "CALLIMEDUSA"], ["MAFLKKSLFLVLFFGLVSLS", "PHYLLOMEDUSA"], ["MAFLKKSLFLVLFLGLVSLS", "PHYLLOMEDUSA"], ["MAFLKKSLFLVLFLGLVSLS", "PHYLLOMEDUSA"], ["MAFLKKSLFLVLFFGLVSFS", "PHYLLOMEDUSA"], ["MDILKKSLFLVLFLGLVSLS", "PHYLLOMEDUSA"], ["MSFLKKSLFLVLFLGFVSLS", "PHYLLOMEDUSA"], ["MAFLKKSLFLVLFLGLVSLS", "PHYLLOMEDUSA"], ["MAFIKKSLFLVLFFGLVSLS", "PHYLLOMEDUSA"], ["MAFLKKSLFLVLFFGLVSLS", "PHYLLOMEDUSA"], ["MAFLKKSLFLVVFLGLVSLS", "PITHECOPUS"]], "hovertemplate": "<b>%{hovertext}</b><br><br>Peptide_Family=Phylloseptin<br>sequence_20=%{customdata[0]}<br>Family=%{customdata[1]}<extra></extra>", "hovertext": ["Seq192", "Seq193", "Seq1167", "Seq1168", "Seq1169", "Seq1170", "Seq1174", "Seq1175", "Seq1180", "Seq1181", "Seq1183", "Seq1187"], "legendgroup": "Phylloseptin", "marker": {"color": "#FF97FF", "line": {"width": 0.5}, "size": 6, "symbol": "circle"}, "mode": "markers", "name": "Phylloseptin", "scene": "scene", "showlegend": true, "type": "scatter3d", "x": [-6.817, -6.817, -6.817, -7.776, -7.776, -6.161, -6.288, -6.825, -7.776, -7.242, -6.817, -8.847], "y": [-12.19, -12.19, -12.19, -11.76, -11.76, -12.26, -11.56, -14.98, -11.76, -12.09, -12.19, -15.3], "z": [-8.909, -8.909, -8.909, -8.517, -8.517, -9.279, -7.27, -7.136, -8.517, -8.817, -8.909, -4.05]}, {"customdata": [["MFTMKKSLLFLFFLGTISLS", "GLANDIRANA"], ["MFTLKKSLLLLFFLGTISLS", "GLANDIRANA"], ["MFTMKKSLLFLFFLGTISLS", "GLANDIRANA"], ["MFTMKKSLLLLFFLGTINLS", "HYLARANA"], ["MFTMKKSLLLIFFLGTINLS", "HYLARANA"], ["MFTMKKSLLLLFFLGTINLS", "HYLARANA"], ["MFPMKKSLLLIFFLGTINLS", "HYLARANA"], ["MFTMKKSLLLLFFLGTINLS", "HYLARANA"], ["MFTMKKSLLLLFFLGTINLS", "HYLARANA"], ["MFPMKKSLLLIFFLGTINLS", "HYLARANA"], ["MFTMKKSLLLLFFLGTINLS", "HYLARANA"], ["MFTMKKSLLLLFFLGTINLS", "HYLARANA"], ["MFTMKKSLLLIFFLGTINLS", "HYLARANA"], ["MFTMKKSLLLLFFLGTINLS", "HYLARANA"], ["MFTMKKSLLLLFFLGTINLS", "HYLARANA"], ["MFTMKKSLLLLFFLGTINLS", "HYLARANA"], ["MFTMKKSLLLLFFLGTINLS", "HYLARANA"], ["MFTMKKSLLLIFFLGTINLS", "HYLARANA"], ["MFTMKKSVRLLFFLGTINLS", "HYLARANA"], ["MFTMKKSLLLLFFLGTINLS", "HYLARANA"], ["MFTMKKSLLLIFFLGTINLS", "HYLARANA"], ["MFTMKKSLLLIFFLGTINLS", "HYLARANA"], ["MFTMKKSLLLIFFLGTINLS", "HYLARANA"], ["MFTMKKSLLLIFFLGTINLS", "HYLARANA"], ["MFTMKKSLLLIFFLGTINLS", "HYLARANA"], ["MFTMKKSLLLIFFLGTINLS", "HYLARANA"], ["MFTMKKSLLLIFFLGTINLS", "HYLARANA"], ["MFTMKKSLLLIFFLGTINLS", "HYLARANA"], ["MFTMKKSLLLIFFLGTINLS", "HYLARANA"], ["MFTMKKSLLLIFFLGTINLS", "HYLARANA"], ["MFTMKKSLLLIFFLGTINLS", "HYLARANA"], ["MFTMKKSLLLIFFLGTINLS", "HYLARANA"], ["MFTMKKSLLLIFFLGTINLS", "HYLARANA"], ["MFTMKKSLLLLFFLGTINLS", "HYLARANA"], ["MFTMKKSLLLIFFLGTINLS", "HYLARANA"], ["MFTMKKSLLLIFFLGTINLS", "HYLARANA"], ["MFPMKKSLLLIFFLGTINLS", "HYLARANA"], ["MFTMKKSLLLIFFLGTINLS", "ODORRANA"]], "hovertemplate": "<b>%{hovertext}</b><br><br>Peptide_Family=Gaegurin<br>sequence_20=%{customdata[0]}<br>Family=%{customdata[1]}<extra></extra>", "hovertext": ["Seq194", "Seq195", "Seq196", "Seq271", "Seq272", "Seq273", "Seq274", "Seq275", "Seq276", "Seq277", "Seq278", "Seq279", "Seq280", "Seq281", "Seq282", "Seq283", "Seq284", "Seq285", "Seq286", "Seq287", "Seq288", "Seq289", "Seq290", "Seq291", "Seq292", "Seq293", "Seq294", "Seq295", "Seq296", "Seq297", "Seq298", "Seq299", "Seq300", "Seq301", "Seq302", "Seq303", "Seq304", "Seq530"], "legendgroup": "Gaegurin", "marker": {"color": "#FECB52", "line": {"width": 0.5}, "size": 6, "symbol": "circle"}, "mode": "markers", "name": "Gaegurin", "scene": "scene", "showlegend": true, "type": "scatter3d", "x": [0.5485, 1.261, 0.5485, 1.657, 1.75, 1.657, 0.09102, 1.657, 1.657, 0.09102, 1.657, 1.657, 1.75, 1.657, 1.657, 1.657, 1.657, 1.75, 3.991, 1.657, 1.75, 1.75, 1.75, 1.75, 1.75, 1.75, 1.75, 1.75, 1.75, 1.75, 1.75, 1.75, 1.75, 1.657, 1.75, 1.75, 0.09102, 1.75], "y": [1.773, 1.186, 1.773, 1.873, 2.039, 1.873, 1.8, 1.873, 1.873, 1.8, 1.873, 1.873, 2.039, 1.873, 1.873, 1.873, 1.873, 2.039, 1.666, 1.873, 2.039, 2.039, 2.039, 2.039, 2.039, 2.039, 2.039, 2.039, 2.039, 2.039, 2.039, 2.039, 2.039, 1.873, 2.039, 2.039, 1.8, 2.039], "z": [2.054, 0.1661, 2.054, 0.04701, 0.6086, 0.04701, -0.8465, 0.04701, 0.04701, -0.8465, 0.04701, 0.04701, 0.6086, 0.04701, 0.04701, 0.04701, 0.04701, 0.6086, 0.1235, 0.04701, 0.6086, 0.6086, 0.6086, 0.6086, 0.6086, 0.6086, 0.6086, 0.6086, 0.6086, 0.6086, 0.6086, 0.6086, 0.6086, 0.04701, 0.6086, 0.6086, -0.8465, 0.6086]}, {"customdata": [["MFTSKKSLLLLFFLGTINLS", "HYLARANA"], ["MFTTKKSLLLLFFLGMVSLA", "LITHOBATES"], ["MFTMKKPLLLLFFLGTINLS", "ODORRANA"], ["MFTLKKSMLLLFFLGTISLS", "ODORRANA"], ["MFTLKKPQLLLFFLGTINLS", "ODORRANA"], ["MFPLKKSLLLLFLLGTINLS", "ODORRANA"], ["MFTMKKHMLLRFFLGTINLS", "ODORRANA"], ["MFPLKKSLLLLFFLGALNLF", "ODORRANA"], ["MFTLKKSLLLLFFLGTINLS", "ODORRANA"], ["MFTMKKSLLLLFFLGTINLS", "ODORRANA"], ["MFTMKKSMLLLFFLGTISLS", "ODORRANA"], ["MFTLKKSLLLLFFLGTINLS", "ODORRANA"], ["MFTLKKSLLLLFFLGTINLS", "ODORRANA"], ["MFTLKKSLLLLFFLGTINLS", "ODORRANA"], ["MFTLKKSLLLLFFLGMVSLA", "ODORRANA"], ["MFTLKKSMLLLFFLGTINLS", "ODORRANA"], ["MFTLKKSMLLLFFLGTINLS", "ODORRANA"], ["MFTLKKSMLLLFFLGTINLS", "ODORRANA"], ["MFTLKKSLLLLFFLGMVSLA", "ODORRANA"], ["MFTLKKSLLLLFFLGTINLS", "ODORRANA"], ["MFTLKKSILLLFFLGTINLS", "ODORRANA"], ["MFTLKKSLLLLFFLGTINLS", "ODORRANA"], ["MFTTKKSILLLFFLGMVSLA", "PELOPHYLAX"], ["MFTLKKSILLLFFLGMISLA", "PELOPHYLAX"]], "hovertemplate": "<b>%{hovertext}</b><br><br>Peptide_Family=Nigrocin<br>sequence_20=%{customdata[0]}<br>Family=%{customdata[1]}<extra></extra>", "hovertext": ["Seq221", "Seq337", "Seq764", "Seq1003", "Seq1016", "Seq1018", "Seq1019", "Seq1021", "Seq1022", "Seq1028", "Seq1030", "Seq1034", "Seq1035", "Seq1037", "Seq1055", "Seq1060", "Seq1061", "Seq1064", "Seq1067", "Seq1068", "Seq1101", "Seq1113", "Seq1152", "Seq1157"], "legendgroup": "Nigrocin", "marker": {"color": "#636efa", "line": {"width": 0.5}, "size": 6, "symbol": "circle"}, "mode": "markers", "name": "Nigrocin", "scene": "scene", "showlegend": true, "type": "scatter3d", "x": [2.719, 0.788, 0.7399, 1.442, 1.252, -0.2728, -1.147, -3.475, 1.444, 1.657, 1.654, 1.444, 1.444, 1.444, -0.6993, 1.625, 1.625, 1.625, -0.6993, 1.444, 1.082, 1.444, 0.4259, -0.6517], "y": [1.613, -7.482, 2.147, 1.138, 2.008, 1.025, 2.234, -9.913, 1.925, 1.873, 1.085, 1.925, 1.925, 1.925, -7.116, 1.878, 1.878, 1.878, -7.116, 1.925, 2.021, 1.925, -7.386, -2.624], "z": [-0.1847, -6.61, 0.1888, 0.152, 0.179, -0.182, -0.9458, -3.111, 0.09336, 0.04701, 0.1057, 0.09336, 0.09336, 0.09336, -6.286, 0.07933, 0.07933, 0.07933, -6.286, 0.09336, 0.1214, 0.09336, -6.582, -1.596]}, {"customdata": [["MFTMKKSLLFLFFLGTISLS", "HYLARANA"], ["MFTMKKSLLFLFFLGTISLS", "HYLARANA"], ["MFTMKKSLLFLFFLGTISLS", "HYLARANA"], ["MFTMKKSLLFLFFLGTISLS", "HYLARANA"], ["MFTMKKSLLFLFFLGTISLS", "HYLARANA"], ["MFTMKKSLLFLFFLGTISLS", "HYLARANA"], ["MFTMKKSLLFLFFLGTTSLS", "HYLARANA"], ["MFTMKKSLLFLFFLGTISLS", "HYLARANA"], ["MFTMKKSLLFLFFLGTISLS", "HYLARANA"], ["MFTMKKSLLFLFFLGTISLS", "HYLARANA"], ["MFTMKKSLLFLFFLGTISLS", "HYLARANA"], ["MFTMKKSLLFLFFLGTISLS", "HYLARANA"], ["MFTMKKSLLFLFFLGTISLS", "HYLARANA"], ["MFTMKKSLLFPFFLGTISLS", "HYLARANA"], ["MFTMKKSLLFLFFLGTISLS", "HYLARANA"], ["MFTMKKSLLFLFFLGTISLS", "HYLARANA"], ["MFTMKKSLLFLFFLGTISLS", "HYLARANA"], ["MFTMKKSLLFLFFLGTISLS", "HYLARANA"], ["MFTMKKSLLFLFFLGTISLS", "HYLARANA"], ["MFTMKKSLLFLFFLGTISLS", "HYLARANA"], ["MFTMKKSLLSLFFLGTISLS", "HYLARANA"], ["MFPMKKSLLFLFFLGTISLS", "HYLARANA"], ["MFTMKKSLLFLFFLGTISLS", "HYLARANA"], ["MFTMKKSLLFLFFLGTISLS", "HYLARANA"], ["MFTMKKSLLFLFFLGTISLS", "HYLARANA"], ["MFTMKKSLLFLFFLGTISLS", "HYLARANA"], ["MFTMKKSLLFLFFLGTISLS", "HYLARANA"], ["MFTMKKSLLFLFFLGTISLS", "HYLARANA"], ["MFTMKKSLLFLFFLGTISLS", "HYLARANA"], ["MFTMKKSLLFLFFLGTISLS", "HYLARANA"], ["MFTMKKSLLLLFFLGTISLS", "HYLARANA"], ["MFTMKKSLLLLFFLGTISLS", "HYLARANA"], ["MFTMKKSLLLLFFLGTISLS", "HYLARANA"], ["MFTMKKSLLLLFFLGTISLS", "HYLARANA"], ["MFTMKKSLLLLFFLGTISLS", "HYLARANA"], ["MFTMKKSLLLLFFLGTISLS", "HYLARANA"], ["MFTMKKSLLLLFFLGTISLS", "HYLARANA"], ["MFTMKKSLLLLFFLGTISLS", "HYLARANA"], ["MFTMKKSVLLLFFLGTISLS", "HYLARANA"], ["MFTMKKSLLLLFFLGTISLS", "HYLARANA"], ["MFTMKKSLLLLFFLGTISLS", "HYLARANA"], ["MFTMKKSLLLLFFLGTISLS", "HYLARANA"], ["MFTMKKSLLLLFFLGTISLS", "HYLARANA"], ["MFTMKKSLLLLFSLGTISLS", "HYLARANA"], ["MFTMKKSLLLLFFLGTISLS", "HYLARANA"], ["MFTMKKSLLLLFFLGTISLS", "HYLARANA"], ["MFTMKKSLLLLFFLGTISLS", "HYLARANA"]], "hovertemplate": "<b>%{hovertext}</b><br><br>Peptide_Family=Rugosin<br>sequence_20=%{customdata[0]}<br>Family=%{customdata[1]}<extra></extra>", "hovertext": ["Seq224", "Seq225", "Seq226", "Seq227", "Seq228", "Seq229", "Seq230", "Seq231", "Seq232", "Seq233", "Seq234", "Seq235", "Seq236", "Seq237", "Seq238", "Seq239", "Seq240", "Seq241", "Seq242", "Seq243", "Seq244", "Seq245", "Seq246", "Seq247", "Seq248", "Seq249", "Seq250", "Seq251", "Seq252", "Seq253", "Seq254", "Seq255", "Seq256", "Seq257", "Seq258", "Seq259", "Seq260", "Seq261", "Seq262", "Seq263", "Seq264", "Seq265", "Seq266", "Seq267", "Seq268", "Seq269", "Seq270"], "legendgroup": "Rugosin", "marker": {"color": "#EF553B", "line": {"width": 0.5}, "size": 6, "symbol": "circle"}, "mode": "markers", "name": "Rugosin", "scene": "scene", "showlegend": true, "type": "scatter3d", "x": [0.5485, 0.5485, 0.5485, 0.5485, 0.5485, 0.5485, 0.1797, 0.5485, 0.5485, 0.5485, 0.5485, 0.5485, 0.5485, 0.4081, 0.5485, 0.5485, 0.5485, 0.5485, 0.5485, 0.5485, 2.583, -1.111, 0.5485, 0.5485, 0.5485, 0.5485, 0.5485, 0.5485, 0.5485, 0.5485, 1.473, 1.473, 1.473, 1.473, 1.473, 1.473, 1.473, 1.473, 2.922, 1.473, 1.473, 1.473, 1.473, 1.346, 1.473, 1.473, 1.473], "y": [1.773, 1.773, 1.773, 1.773, 1.773, 1.773, -2.183, 1.773, 1.773, 1.773, 1.773, 1.773, 1.773, 1.526, 1.773, 1.773, 1.773, 1.773, 1.773, 1.773, 0.3652, 1.535, 1.773, 1.773, 1.773, 1.773, 1.773, 1.773, 1.773, 1.773, 1.133, 1.133, 1.133, 1.133, 1.133, 1.133, 1.133, 1.133, 0.7503, 1.133, 1.133, 1.133, 1.133, -0.3238, 1.133, 1.133, 1.133], "z": [2.054, 2.054, 2.054, 2.054, 2.054, 2.054, -2.142, 2.054, 2.054, 2.054, 2.054, 2.054, 2.054, 1.211, 2.054, 2.054, 2.054, 2.054, 2.054, 2.054, -2.201, 0.5984, 2.054, 2.054, 2.054, 2.054, 2.054, 2.054, 2.054, 2.054, 0.1197, 0.1197, 0.1197, 0.1197, 0.1197, 0.1197, 0.1197, 0.1197, 0.007498, 0.1197, 0.1197, 0.1197, 0.1197, 2.715, 0.1197, 0.1197, 0.1197]}], "layout": {"legend": {"title": {"text": "Peptide_Family"}, "tracegroupgap": 0}, "scene": {"domain": {"x": [0, 1], "y": [0, 1]}, "xaxis": {"title": {"text": "PCA0"}}, "yaxis": {"title": {"text": "PCA1"}}, "zaxis": {"title": {"text": "PCA2"}}}, "title": {"text": "PCA 3D de embeddings indexado de proteínas por familia de péptidos"}}}
